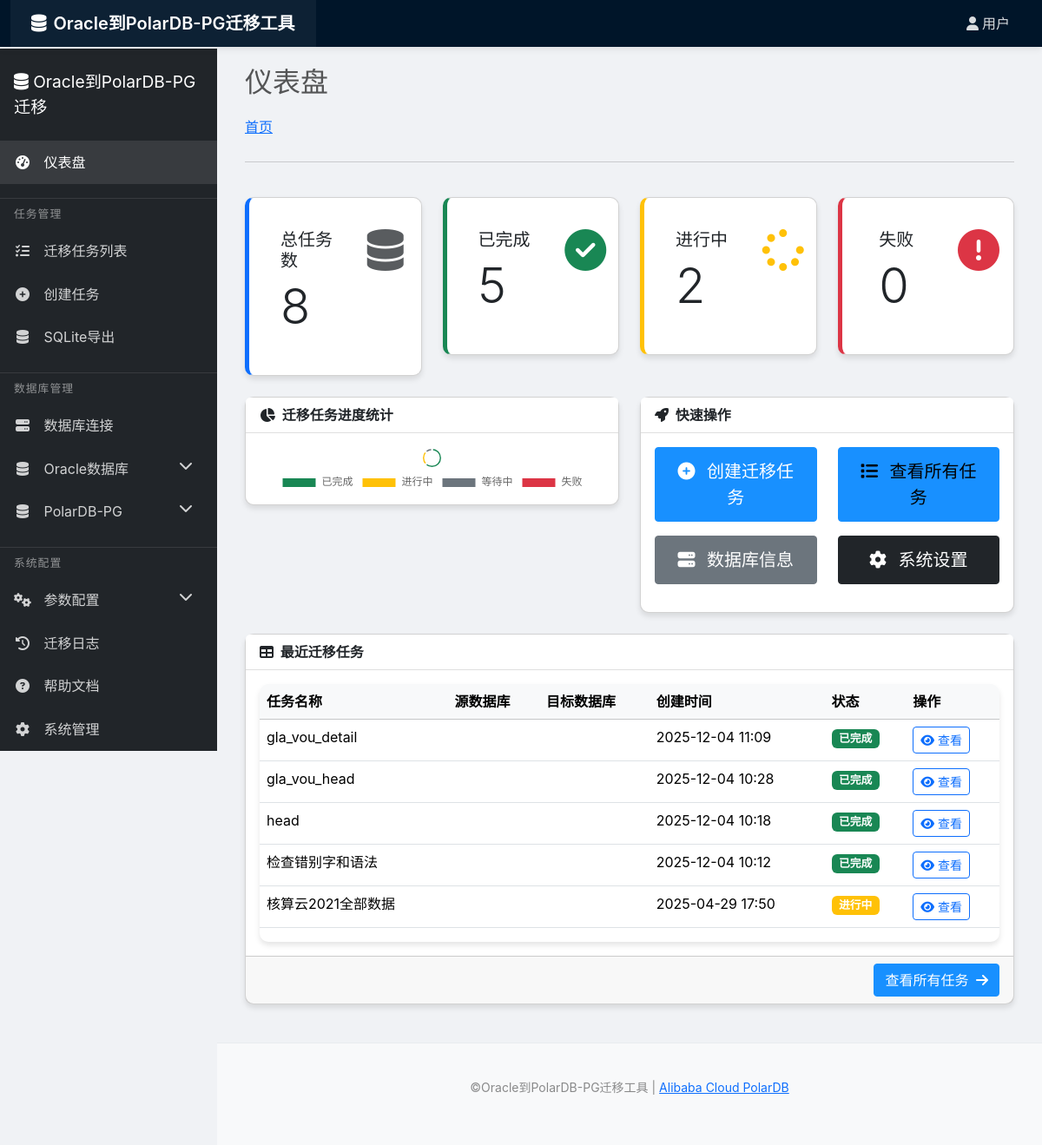
The app's page /app/ with its own data.
### migration_app/models.py (models this page shows, shortened)
class MigrationTask(models.Model):
    TASK_TYPE_CHOICES = [
        ('table', '表'),
        ('materialized_view', '物化视图'),
        ('view', '视图'),
        ('routine', '例程'),
        ('all_tables', '所有表'),
        ('view_to_table', '视图数据迁移到表'),
        ('view_to_sqlite', '视图数据迁移到SQLite'),
    ]
    STATUS_CHOICES = [
        ('pending', '待执行'),
        ('running', '执行中'),
        ('completed', '已完成'),
        ('failed', '失败'),
        ('partial', '部分完成'),
        ('canceled', '已取消'),
    ]
    CONFLICT_STRATEGY_CHOICES = [
        ('error', '遇到冲突时报错'),
        ('replace', '删除并替换已存在对象'),
        ('skip', '跳过已存在对象'),
        ('append', '追加数据（仅适用于表）'),
        ('truncate', '清空表并重新加载数据'),
    ]
    name = models.CharField(max_length=100, verbose_name="任务名称")
    task_type = models.CharField(max_length=20, choices=TASK_TYPE_CHOICES, verbose_name="任务类型")
    oracle_connection = models.ForeignKey(OracleConnection, on_delete=models.CASCADE, verbose_name="Oracle连接")
    postgres_connection = models.ForeignKey(
        PostgresConnection,
        on_delete=models.CASCADE,
        verbose_name="PostgreSQL连接",
        null=True,
        blank=True
    )
    source_schema = models.CharField(max_length=50, verbose_name="源Schema")
    target_schema = models.CharField(max_length=50, verbose_name="目标Schema", blank=True, null=True)
    source_object = models.CharField(max_length=100, verbose_name="源对象名称", blank=True, null=True)
    source_objects = models.TextField(verbose_name="多个源对象", blank=True, null=True, help_text="用逗号分隔的多个源对象名称")
    is_batch = models.BooleanField(default=False, verbose_name="批量迁移")
    parent_task = models.ForeignKey('self', on_delete=models.CASCADE, null=True, blank=True, related_name='subtasks', verbose_name="父任务")
    conflict_strategy = models.CharField(max_length=20, choices=CONFLICT_STRATEGY_CHOICES, default='error', verbose_name="冲突处理策略")
    status = models.CharField(max_length=20, choices=STATUS_CHOICES, default='pending', verbose_name="状态")
    log = models.TextField(blank=True, null=True, verbose_name="日志")
    cancel_requested = models.BooleanField(default=False, verbose_name="请求取消")
    progress = models.FloatField(default=0, verbose_name="进度百分比")
    created_at = models.DateTimeField(auto_now_add=True, verbose_name="创建时间")
    started_at = models.DateTimeField(null=True, blank=True, verbose_name="开始时间")
    completed_at = models.DateTimeField(null=True, blank=True, verbose_name="完成时间")
    view_progress = models.JSONField(verbose_name="视图迁移进度", blank=True, null=True, help_text="存储每个视图的迁移进度")
    sqlite_directory = models.CharField(max_length=255, blank=True, null=True, verbose_name="SQLite目录")
    sqlite_file_name = models.CharField(max_length=255, blank=True, null=True, verbose_name="SQLite文件名")
    class Meta:
        verbose_name = "迁移任务"
        verbose_name_plural = "迁移任务"

### migration_app/dashboard.py (the view)
# urls.py: path('', dashboard.dashboard, name='dashboard'),
def dashboard(request):
    recent_tasks = MigrationTask.objects.all().order_by('-created_at')[:5]
    total_tasks = MigrationTask.objects.count()
    completed_tasks = MigrationTask.objects.filter(status='completed').count()
    failed_tasks = MigrationTask.objects.filter(status='failed').count()
    pending_tasks = MigrationTask.objects.filter(status='pending').count()
    running_tasks = MigrationTask.objects.filter(status='running').count()
    context = {
        'recent_tasks': recent_tasks,
        'total_tasks': total_tasks,
        'completed_tasks': completed_tasks,
        'failed_tasks': failed_tasks,
        'pending_tasks': pending_tasks,
        'running_tasks': running_tasks,
    }
    return render(request, 'migration_app/dashboard.html', context)

### migration_app/templates/migration_app/dashboard.html (shortened to what this page needs)
{% extends 'migration_app/dashboard_base.html' %}
{% block page_title %}仪表盘{% endblock %}
{% block dashboard_content %}
<div class="row">
    <div class="col-xl-3 col-md-6">
        <div class="card stat-card stat-card-primary mb-4">
            <div class="card-body">
                <div class="row">
                    <div class="col-8">
                        <h5 class="card-title">总任务数</h5>
                        <h2 class="display-4">{{ total_tasks }}</h2>
                    </div>
                    <div class="col-4 text-end">
                        <i class="fas fa-database fa-3x text-muted"></i>
                    </div>
                </div>
            </div>
        </div>
    </div>
    <div class="col-xl-3 col-md-6">
        <div class="card stat-card stat-card-success mb-4">
            <div class="card-body">
                <div class="row">
                    <div class="col-8">
                        <h5 class="card-title">已完成</h5>
                        <h2 class="display-4">{{ completed_tasks }}</h2>
                    </div>
                    <div class="col-4 text-end">
                        <i class="fas fa-check-circle fa-3x text-success"></i>
                    </div>
                </div>
            </div>
        </div>
    </div>
    <div class="col-xl-3 col-md-6">
        <div class="card stat-card stat-card-warning mb-4">
            <div class="card-body">
                <div class="row">
                    <div class="col-8">
                        <h5 class="card-title">进行中</h5>
                        <h2 class="display-4">{{ running_tasks }}</h2>
                    </div>
                    <div class="col-4 text-end">
                        <i class="fas fa-spinner fa-3x text-warning"></i>
                    </div>
                </div>
            </div>
        </div>
    </div>
    <div class="col-xl-3 col-md-6">
        <div class="card stat-card stat-card-danger mb-4">
            <div class="card-body">
                <div class="row">
                    <div class="col-8">
                        <h5 class="card-title">失败</h5>
                        <h2 class="display-4">{{ failed_tasks }}</h2>
                    </div>
                    <div class="col-4 text-end">
                        <i class="fas fa-exclamation-circle fa-3x text-danger"></i>
                    </div>
                </div>
            </div>
        </div>
    </div>
</div>
<div class="row">
    <div class="col-lg-6">
        <div class="card mb-4">
            <div class="card-header">
                <i class="fas fa-chart-pie me-1"></i>
                迁移任务进度统计
            </div>
            <div class="card-body">
                <canvas id="taskStatusChart" width="100%" height="50"></canvas>
            </div>
        </div>
    </div>
    <div class="col-lg-6">
        <div class="card mb-4">
            <div class="card-header">
                <i class="fas fa-rocket me-1"></i>
                快速操作
            </div>
            <div class="card-body">
                <div class="row">
                    <div class="col-md-6 mb-3">
                        <a href="{% url 'migration_app:create_task' %}" class="btn btn-primary btn-lg w-100">
                            <i class="fas fa-plus-circle me-2"></i> 创建迁移任务
                        </a>
                    </div>
                    <div class="col-md-6 mb-3">
                        <a href="{% url 'migration_app:task_list' %}" class="btn btn-info btn-lg w-100">
                            <i class="fas fa-list me-2"></i> 查看所有任务
                        </a>
                    </div>
                    <div class="col-md-6 mb-3">
                        <a href="{% url 'migration_app:database_info' %}" class="btn btn-secondary btn-lg w-100">
                            <i class="fas fa-server me-2"></i> 数据库信息
                        </a>
                    </div>
                    <div class="col-md-6 mb-3">
                        <a href="{% url 'admin:index' %}" class="btn btn-dark btn-lg w-100">
                            <i class="fas fa-cog me-2"></i> 系统设置
                        </a>
                    </div>
                </div>
            </div>
        </div>
    </div>
</div>
<div class="row">
    <div class="col-12">
        <div class="card mb-4">
            <div class="card-header">
                <i class="fas fa-table me-1"></i>
                最近迁移任务
            </div>
            <div class="card-body">
                <div class="table-responsive">
                    <table class="table table-hover">
                        <thead class="table-light">
                            <tr>
                                <th>任务名称</th>
                                <th>源数据库</th>
                                <th>目标数据库</th>
                                <th>创建时间</th>
                                <th>状态</th>
                                <th>操作</th>
                            </tr>
                        </thead>
                        <tbody>
                            {% for task in recent_tasks %}
                            <tr>
                                <td>{{ task.name }}</td>
                                <td>{{ task.source_db }}</td>
                                <td>{{ task.target_db }}</td>
                                <td>{{ task.created_at|date:"Y-m-d H:i" }}</td>
                                <td>
                                    {% if task.status == 'pending' %}
                                    <span class="badge bg-secondary status-badge">等待中</span>
                                    {% elif task.status == 'running' %}
                                    <span class="badge bg-warning status-badge">进行中</span>
                                    {% elif task.status == 'completed' %}
                                    <span class="badge bg-success status-badge">已完成</span>
                                    {% elif task.status == 'failed' %}
                                    <span class="badge bg-danger status-badge">失败</span>
                                    {% else %}
                                    <span class="badge bg-info status-badge">{{ task.status }}</span>
                                    {% endif %}
                                </td>
                                <td>
                                    <a href="{% url 'migration_app:task_detail' task.id %}" class="btn btn-sm btn-outline-primary">
                                        <i class="fas fa-eye"></i> 查看
                                    </a>
                                </td>
                            </tr>
                            {% empty %}
                            <tr>
                                <td colspan="6" class="text-center">暂无迁移任务，请先<a href="{% url 'migration_app:create_task' %}">创建任务</a></td>
                            </tr>
                            {% endfor %}
                        </tbody>
                    </table>
                </div>
            </div>
            <div class="card-footer text-end">
                <a href="{% url 'migration_app:task_list' %}" class="btn btn-primary">查看所有任务 <i class="fas fa-arrow-right ms-1"></i></a>
            </div>
        </div>
    </div>
</div>
{% endblock %}
{% block extra_js %}
<script>
    // 任务状态饼图
    document.addEventListener('DOMContentLoaded', function() {
        const statusCtx = document.getElementById('taskStatusChart').getContext('2d');
        const taskStatusChart = new Chart(statusCtx, {
            type: 'doughnut',
            data: {
                labels: ['已完成', '进行中', '等待中', '失败'],
                datasets: [{
                    data: [
                        {{ completed_tasks }},
                        {{ running_tasks }},
                        {{ pending_tasks }},
                        {{ failed_tasks }}
                    ],
                    backgroundColor: [
                        '#198754',  // 成功 - 绿色
                        '#ffc107',  // 进行中 - 黄色
                        '#6c757d',  // 等待中 - 灰色
                        '#dc3545'   // 失败 - 红色
                    ],
                }]
            },
            options: {
                responsive: true,
                maintainAspectRatio: false,
                plugins: {
                    legend: {
                        position: 'bottom',
                    }
                },
                cutout: '70%'
            }
        });
    });
</script>
{% endblock %}

### static/css/custom.css (style rules this page uses)
.card { margin-bottom: 1rem; }
.btn-lg { padding: 0.75rem 1.5rem; }
.card-header { background-color: #f8f9fa; border-bottom: 1px solid rgba(0,0,0,.125); }

### migration_app/templates/migration_app/base.html (style rules this page uses)
:root { --primary-color: #1890ff; --secondary-color: #096dd9; --success-color: #52c41a; --warning-color: #faad14; --danger-color: #f5222d; --info-color: #1890ff; --text-color: rgba(0, 0, 0, 0.65); --border-color: #e8e8e8; --box-shadow: 0 2px 8px rgba(0, 0, 0, 0.09); --sidebar-bg: #001529; --sidebar-text: rgba(255, 255, 255, 0.85); --sidebar-active: #1890ff; --content-max-width: 1400px; --content-padding: 24px; }
body { font-family: -apple-system, BlinkMacSystemFont, 'Segoe UI', Roboto, 'Helvetica Neue', Arial, sans-serif; background-color: #f0f2f5; color: var(--text-color); padding: 0; margin: 0; min-height: 100vh; display: flex; flex-direction: column; }
.stat-card { background: #fff; border-radius: 4px; padding: 20px; box-shadow: var(--box-shadow); display: flex; align-items: center; justify-content: space-between; }
.btn-primary { background-color: var(--primary-color); border-color: var(--primary-color); }
.btn-info { background-color: var(--info-color); border-color: var(--info-color); }
.btn { border-radius: 4px; transition: all 0.3s; }
.table { color: var(--text-color); }

### migration_app/templates/migration_app/dashboard_base.html (style rules this page uses)
.card { border-radius: 10px; box-shadow: 0 4px 6px rgba(0, 0, 0, 0.1); margin-bottom: 20px; }
.card-header { background-color: #fff; border-bottom: 1px solid rgba(0, 0, 0, 0.125); font-weight: bold; }
.stat-card { border-left: 5px solid; transition: transform 0.3s; }
.stat-card-primary { border-left-color: #0d6efd; }
.stat-card-success { border-left-color: #198754; }
.stat-card-warning { border-left-color: #ffc107; }
.stat-card-danger { border-left-color: #dc3545; }
.table-responsive { background-color: white; border-radius: 10px; box-shadow: 0 4px 6px rgba(0, 0, 0, 0.1); }
.status-badge { font-size: 0.8rem; padding: 0.35em 0.65em; }

### records on screen
MigrationTask: name "gla_vou_detail", created_at "2025-12-04 11:09", status "已完成"
MigrationTask: name "gla_vou_head", created_at "2025-12-04 10:28", status "已完成"
MigrationTask: name "head", created_at "2025-12-04 10:18", status "已完成"
MigrationTask: name "检查错别字和语法", created_at "2025-12-04 10:12", status "已完成"
MigrationTask: name "核算云2021全部数据", created_at "2025-04-29 17:50", status "进行中"

### other values on screen
{{ total_tasks }} "8"
{{ completed_tasks }} "5"
{{ running_tasks }} "2"
{{ failed_tasks }} "0"
